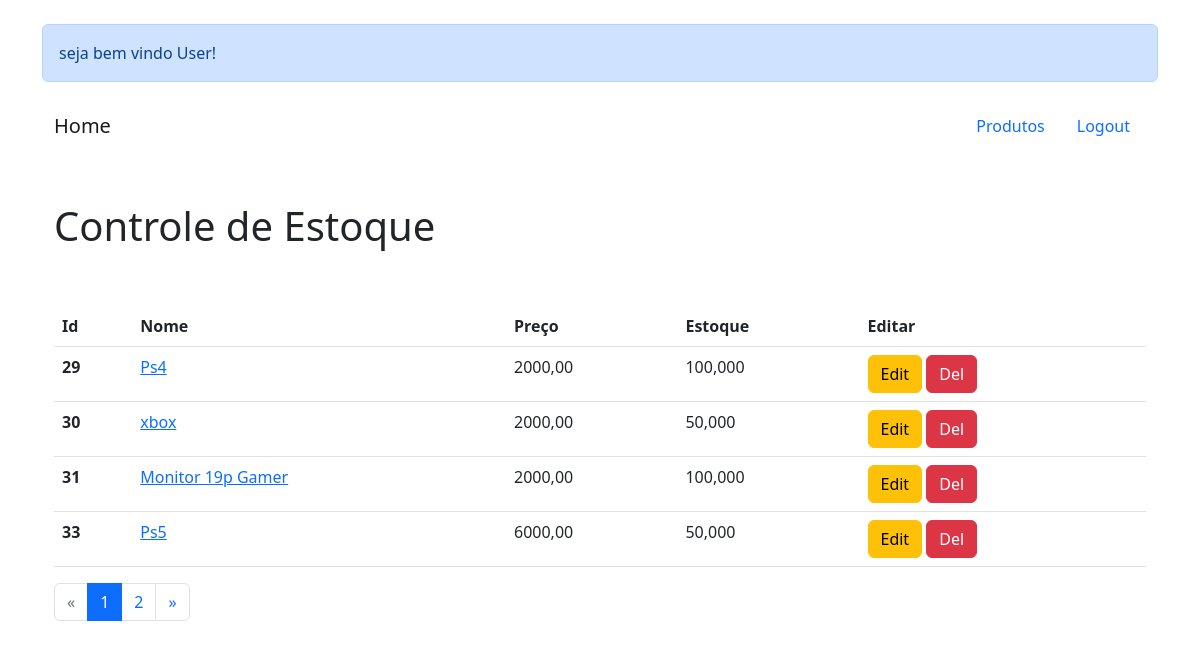
/ (signed in), run on the app's committed database.
### usuarios/models.py (models this page shows, shortened)
class CustomUsuario(AbstractUser):
    email = models.EmailField('E-mail', unique=True)
    fone = models.CharField('Telefone', max_length=15)
    is_staff = models.BooleanField('Membro da equipe', default=True)
    USERNAME_FIELD = 'email'
    REQUIRED_FIELDS = ['first_name', 'last_name', 'fone']
    objects= UsuarioManager()

class Base(models.Model):
    criado = models.DateField('Data de Criação', auto_now_add=True)
    modificado = models.DateField('Data de Atualização', auto_now_add=True)
    ativo = models.BooleanField('Ativo?', default=True)
    class Meta:
        abstract = True

class Produto(Base):
    nome = models.CharField('Nome', max_length=100)
    preco = models.DecimalField('preço', max_digits=8, decimal_places=2)
    estoque = models.DecimalField('Estoque', max_digits=8, decimal_places=3)
    imagem = StdImageField('imagem', upload_to='produtos',
                           variations={'thumb': (124, 124)})
    slug = models.SlugField('Slug', max_length=100, blank=True, editable=False)

### usuarios/views.py (the view)
# urls.py: path('', IndexView.as_view(), name='index'),
class IndexView(ListView):
    model: Produto
    context_object_name = 'produtos'
    template_name = 'index.html'
    paginate_by = 4
    def get_queryset(self):
        return Produto.objects.all()

### templates/index.html (shortened to what this page needs)
{% extends 'base.html' %}
{% load static %}
{% block content %}
<div class="container">
    {% if user.is_anonymous %}
    <div class="container">
        <div class="row">
            <div onload="login()" class="offset-3 col-lg-6  login" align="center">
                <h1>Controle de Estoque</h1>
                <br>
                <h4>Você não estar logado</h4>
                <br><br>
                <a class="btn btn-primary" href="{% url 'login' %}">Fazer Login</a>
            </div>
        </div>
    </div>
    {% else %}
    <br>
    <div class="alert alert-primary" role="alert">
        seja bem vindo {{ user.get_full_name }}!
    </div>
    <div class="container">
        <nav class="navbar navbar-default">
            <div class="navbar-header">
                <a class="navbar-brand" href="{% url 'index' %}">Home</a>
            </div>
            <div>
                <ul class="nav">
                    <li><a class="nav-item nav-link" href="{% url 'produto' %}">Produtos</a></li>
                    <li><a class="nav-item nav-link" href="{% url 'logout' %}">Logout</a></li>
                </ul>
            </div>
        </nav>
        <br><br>
        <div>
            <h1>Controle de Estoque</h1>
        </div>
        <br><br>
        <table class="table">
            <thead class="thead-light">
                <tr>
                    <th scope="col">Id</th>
                    <th scope="col">Nome</th>
                    <th scope="col">Preço</th>
                    <th scope="col">Estoque</th>
                    <th scope="col">Editar</th>
                </tr>
            </thead>
            <tbody>
                {% for i in produtos %}
                <tr>
                    <th scope="row">{{i.id}}</th>
                    <td><a href="#modal{{i.id}}" data-toggle="modal">{{i.nome}}</a></td>
                    <td>{{i.preco}}</td>
                    <td>{{i.estoque}}</td>
                    <td>
                        <a class="btn btn-warning" data-toggle="modal" href="{% url 'upd_produto' i.id %}">Edit</a>
                        <a data-toggle="modal" class="btn btn-danger" href="{% url 'del_produto' pk=i.id %}">Del</a>
                    </td>
                </tr>
                {%endfor%}
            </tbody>
        </table>
        <nav aria-label="navegacao-paginacao">
            <ul class="pagination">
                {% if page_obj.has_previous %}
                <li class="page-item"><a class="page-link" href="?page={{ page_obj.previous_page_number}}">&laquo;</a>
                </li>
                {% else %}
                <li class="page-item disabled"><a class="page-link" href="#">&laquo;</a></li>
                {% endif %}
                {% for num in paginator.page_range %}
                {% if page_obj.number == num %}
                <li class="page-item active"><a class="page-link" href="#">{{num}}</a></li>
                {% else %}
                <li class="page-item"><a class="page-link" href="?page={{num}}">{{num}}</a></li>
                {% endif %}
                {% endfor %}
                {% if page_obj.has_next %}
                <li class="page-item"><a class="page-link" href="?page={{page_obj.next_page_number}}">&raquo;</a></li>
                {% else %}
                <li class="page-item disabled"><a class="page-link" href="#">&raquo;</a></li>
                {% endif %}
            </ul>
        </nav>
    </div>
    {% endif %}
</div>
{% endblock %}

### data on the page
CustomUsuario: get_full_name "User"
Produto: id "29", nome "Ps4", preco "2000,00", estoque "100,000"
Produto: id "30", nome "xbox", preco "2000,00", estoque "50,000"
Produto: id "31", nome "Monitor 19p Gamer", preco "2000,00", estoque "100,000"
Produto: id "33", nome "Ps5", preco "6000,00", estoque "50,000"

### other printed values
{{ num }} "1"
{{ num }} "2"
